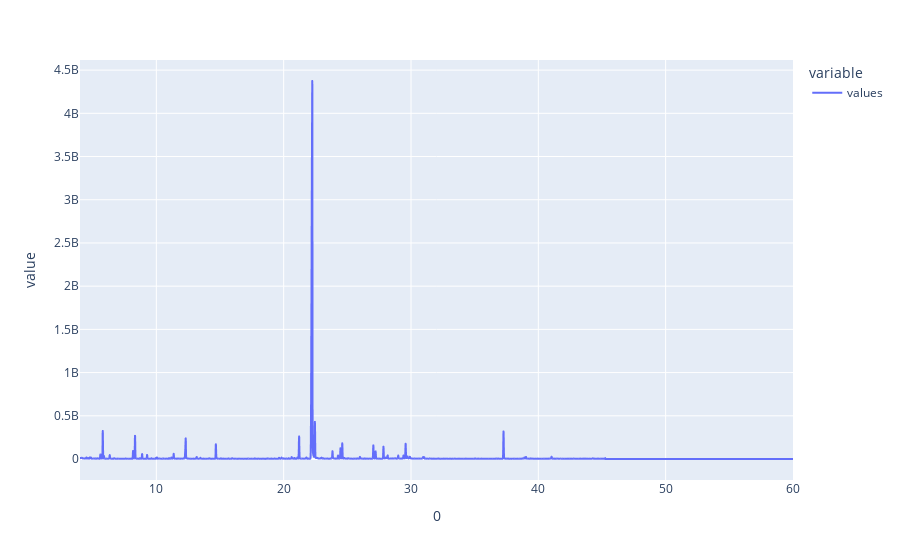

Notebook code for this chart:
### Markdown cell above
## Lecture d'un fichier csv et affichage des données
On utilise pandas pour lire directement le fichier csv et mettre les données dans un objet du type DataFrame.<br>
Les 5 premières lignes ne sont pas prises en compte car elles correspondent aux métadonnées de l'analyse. <br>
Le parser détecte trois colonnes car les lignes finissent par une virgule, il faut donc supprimer la troisième colonne, qui est vide, du DataFrame.

Voici un affiche des données brutes :

### Code cell
df = tools.readCSV(PATH)
df.plot()

### Figure 1 — Plotly figure (JSON) as saved in the notebook; plotly's stock layout.template omitted (floating-point values rounded to 4 significant figures; data arrays with more than 128 entries replaced by an {"elided": "..."} marker saying what was removed)
{"data": [{"hovertemplate": "variable=values<br>0=%{x}<br>value=%{y}<extra></extra>", "legendgroup": "values", "line": {"color": "#636efa", "dash": "solid"}, "mode": "lines", "name": "values", "showlegend": true, "type": "scattergl", "x": {"elided": "9488 float values"}, "xaxis": "x", "y": {"elided": "9488 int values"}, "yaxis": "y"}], "layout": {"legend": {"title": {"text": "variable"}, "tracegroupgap": 0}, "margin": {"t": 60}, "xaxis": {"anchor": "y", "domain": [0, 1], "title": {"text": "0"}}, "yaxis": {"anchor": "x", "domain": [0, 1], "title": {"text": "value"}}}}
